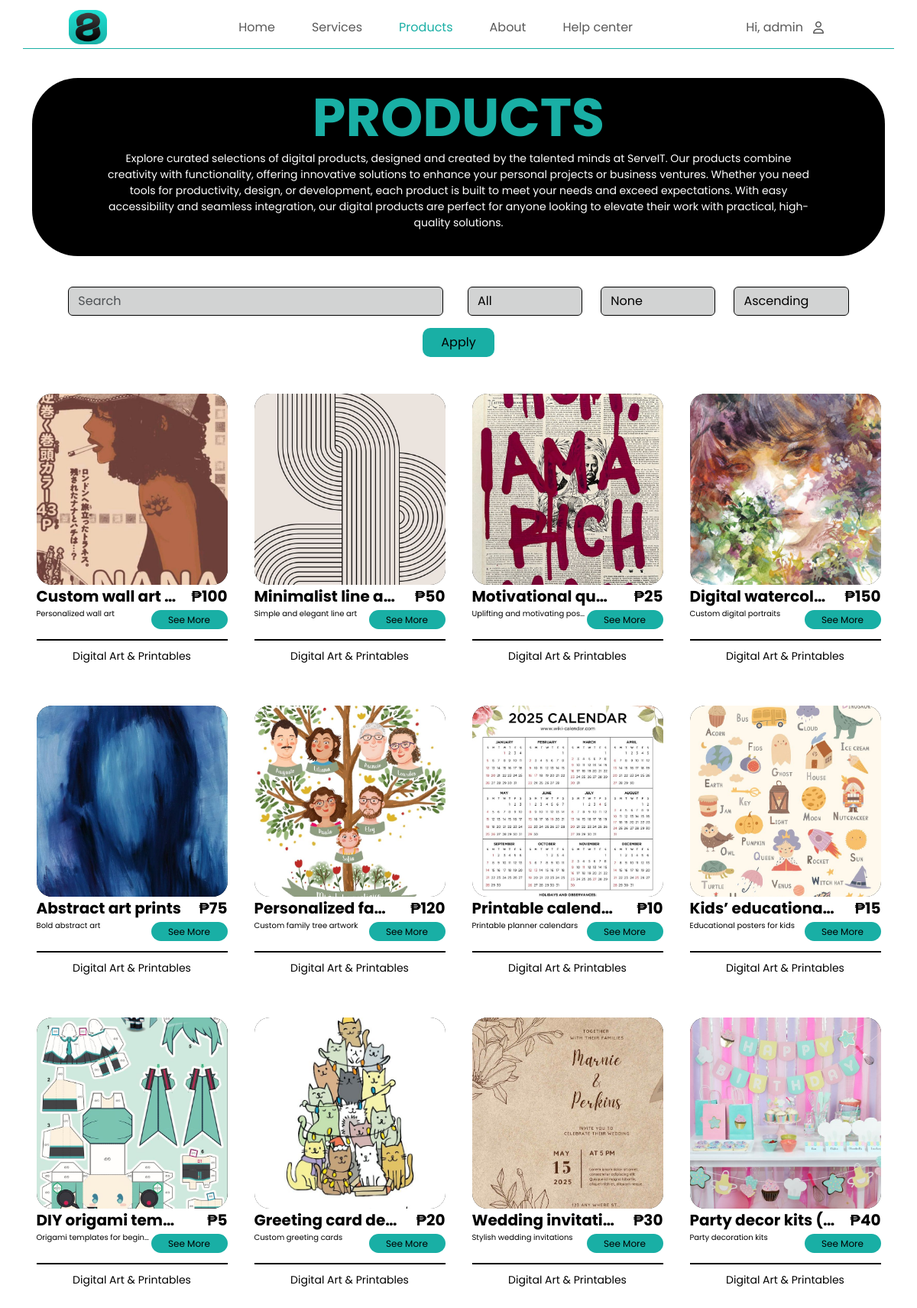
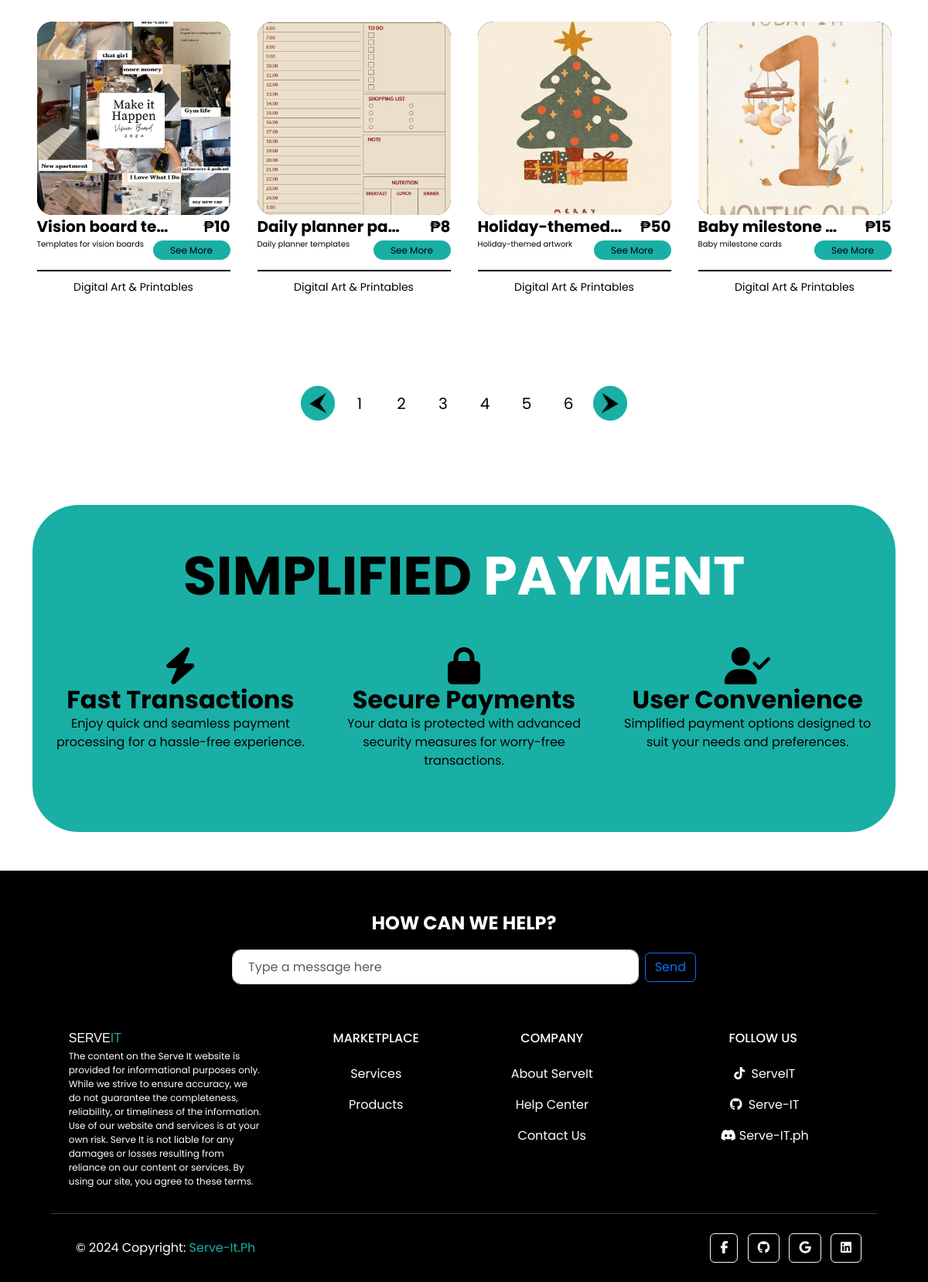
The page /products.php (signed in) on the database its author committed (2 pictures, top to bottom).
### tables this page shows
CREATE TABLE `users` (
  `userID` int(10) NOT NULL,
  `username` varchar(50) NOT NULL,
  `email` varchar(50) NOT NULL,
  `password` varchar(50) NOT NULL,
  `profilePicture` varchar(50) NOT NULL DEFAULT 'default.png',
  `accountDate` timestamp NOT NULL DEFAULT current_timestamp(),
  `phoneNumber` varchar(20) DEFAULT NULL,
  `role` varchar(5) NOT NULL DEFAULT 'user'
);

CREATE TABLE `items` (
  `itemID` int(5) NOT NULL,
  `title` varchar(60) NOT NULL,
  `description` varchar(1500) NOT NULL,
  `price` decimal(10,0) NOT NULL,
  `attachment` varchar(100) NOT NULL,
  `type` varchar(7) NOT NULL,
  `categoryName` varchar(50) DEFAULT NULL,
  `shortDescription` varchar(200) DEFAULT NULL
);

### sharedAssets/connect.php (called while the page is built, shortened)
<?php
function executeQuery($query)
{
    $conn = $GLOBALS['conn'];
    return mysqli_query($conn, $query);
}

### products.php (the view, shortened to what this page needs)
<?php
include("sharedAssets/connect.php");
$searchTerm = '';
$order = isset($_GET['order']) ? $_GET['order'] : '';
$productListQuery = "SELECT * FROM items WHERE type = 'product'";
$productListResult = executeQuery($productListQuery);
?>
<!doctype html>
<html lang="en">
<head>
    <link rel="stylesheet" href="https://cdnjs.cloudflare.com/ajax/libs/font-awesome/6.4.2/css/all.min.css">
    <link href="https://cdn.jsdelivr.net/npm/bootstrap@5.3.3/dist/css/bootstrap.min.css" rel="stylesheet"
>
    <link rel="stylesheet" href="https://cdnjs.cloudflare.com/ajax/libs/animate.css/4.1.1/animate.min.css" />
    <link rel="stylesheet" href="assets/css/nav/nav.css">
    <link rel="stylesheet" href="assets/css/product/product.css">
    <link rel="stylesheet" href="assets/css/footer/footer.css">
</head>
<body>
    <?php include("sharedAssets/nav.php") ?>
    <div class="container animate__animated animate__fadeIn" style="margin-top: 30px;">
        <div class="row">
            <div class="col">
                <div class="card">
                    <div class="card-body">
                        <div class="card-title">PRODUCTS</div>
                        <p class="card-text text-center mb-3">Explore curated selections of digital products, designed
                            and created by the talented minds at ServeIT. Our products combine creativity with
                            functionality, offering innovative solutions to enhance your personal projects or business
                            ventures. Whether you need tools for productivity, design, or development, each product is
                            built to meet your needs and exceed expectations. With easy accessibility and seamless
                            integration, our digital products are perfect for anyone looking to elevate their work with
                            practical, high-quality solutions.
                        </p>
                    </div>
                </div>
            </div>
        </div>
    </div>
    <div class="container mt-4 animate__animated animate__fadeIn">
        <div class="row justify-content-center align-items-center">
            <form class="row w-100 justify-content-center align-items-center">
                <div class="col-lg-6 col-md-6 col-12 d-flex justify-content-center align-items-center pt-3">
                    <input class="search-bar form-control me-2" type="text" name="search" placeholder="Search"
                        value="<?php echo $searchTerm ?>" aria-label="Search">
                </div>
                <div class="col-lg-2 col-md-4 col-4 d-flex justify-content-center align-items-center pt-3">
                    <select class="filter form-control" name="category">
                        <option value="">All</option>
                    </select>
                </div>
                <div class="col-lg-2 col-md-4 col-4 d-flex justify-content-center align-items-center pt-3">
                    <select id="sort" name="sort" class="sort form-control">
                        <option value="">None</option>
                    </select>
                </div>
                <div class="col-lg-2 col-md-4 col-4 d-flex justify-content-center align-items-center pt-3">
                    <select id="order" name="order" class="order form-control">
                        <option <?php if ($order == "ASC")
                                    echo "selected"; ?> value="ASC">Ascending</option>
                    </select>
                </div>
                <div class="col-lg-6 col-md-2 col-12 d-flex justify-content-center pt-3">
                    <button type="submit" class="btnApply btn btn-primary w-100">Apply</button>
                </div>
            </form>
        </div>
    </div>
    <div class="container mt-5">
        <div class="row d-flex justify-content-center align-items-center">
            <?php
            while ($productListRow = mysqli_fetch_assoc($productListResult)) {
            ?>
                <div class="col-lg-3 col-6 d-flex flex-row justify-content-center">
                    <div class="productCard rounded mx-auto">
                        <div class="card-body d-flex flex-column justify-content-center align-items-center">
                            <div class="productImage">
                                <img src="assets/images/items/<?php echo $productListRow['attachment'] ?>"
                                    alt="<?php echo $productListRow['title'] ?>">
                            </div>
                            <div class="w-100 d-flex justify-content-between align-items-center">
                                <span class="productTitle"><?php echo $productListRow['title'] ?></span>
                                <span class="productPrice">₱<?php echo $productListRow['price'] ?></span>
                            </div>
                            <div class="w-100 d-flex justify-content-between align-items-center">
                                <p class="productDescription"><?php echo $productListRow['shortDescription'] ?></p>
                                <a href="productInfo.php?itemID=<?php echo $productListRow['itemID'] ?>">
                                    <button class="btnSeeMore rounded-pill">See More</button>
                                </a>
                            </div>
                            <div class="line" style="border-top: 2px solid black; width: 100%; margin: 10px 0;"></div>
                            <div class="category">
                                <span><?php echo $productListRow['categoryName'] ?></span>
                            </div>
                        </div>
                    </div>
                </div>
            <?php
            }
            ?>
        </div>
    </div>
    <div class="container py-5">
        <div class="row">
            <div class="col">
                <nav aria-label="pageNavigation">
                    <ul class="pagination">
                        <li class="page-item" onclick="previousPage()">
                            <a class="page-link" href="#" aria-label="Previous">
                                <img src="assets/images/about/prev.png" alt="Previous">
                            </a>
                        </li>
                        <li class="page-item" onclick="goToPage(1)">
                            <a class="page-link" href="#">1</a>
                        </li>
                        <li class="page-item" onclick="goToPage(2)">
                            <a class="page-link" href="#">2</a>
                        </li>
                        <li class="page-item" onclick="goToPage(3)">
                            <a class="page-link" href="#">3</a>
                        </li>
                        <li class="page-item" onclick="goToPage(4)">
                            <a class="page-link" href="#">4</a>
                        </li>
                        <li class="page-item" onclick="goToPage(5)">
                            <a class="page-link" href="#">5</a>
                        </li>
                        <li class="page-item" onclick="goToPage(6)">
                            <a class="page-link" href="#">6</a>
                        </li>
                        <li class="page-item" onclick="nextPage()">
                            <a class="page-link" href="#" aria-label="Next">
                                <img src="assets/images/about/next.png" alt="Next">
                            </a>
                        </li>
                    </ul>
                </nav>
            </div>
        </div>
    </div>
    <?php include("sharedAssets/smpayment.php"); ?>
    <?php include("sharedAssets/footer.php") ?>
</body>
</html>

### sharedAssets/nav.php (shortened to what this page needs)
<?php
$userquery = "SELECT * FROM users WHERE userID = '$userID'";
$userresult = executeQuery($userquery);
if (mysqli_num_rows($userresult) > 0) {
  while ($currentUserinfo = mysqli_fetch_assoc($userresult)) {
    $userName = $currentUserinfo["username"];
  }
}
?>
<nav class="navbar navbar-expand-lg ">
  <div class="container nav-bar-style">
    <a class="navbar-brand mx-5" href="index.php"><img src="assets/images/nav/logo-nav.png" style="width: 50px; height: 45px;"></a>
    <div class="collapse navbar-collapse" id="navbarNavDropdown">
      <ul class="navbar-nav mx-auto flex-grow-1 justify-content-center">
        <li class="nav-item mx-3">
          <a class="nav-link active1" aria-current="page" href="index.php">Home</a>
        </li>
        <li class="nav-item mx-3">
          <a class="nav-link active2" href="services.php">Services</a>
        </li>
        <li class="nav-item mx-3">
          <a class="nav-link active3" href="products.php">Products</a>
        </li>
        <li class="nav-item mx-3">
          <a class="nav-link active4" href="about.php">About</a>
        </li>
        <li class="nav-item mx-3">
          <a class="nav-link active5" href="helpCenter.php">Help center</a>
        </li>
      </ul>
      <ul class="navbar-nav ms-auto mx-5">
        <li class="nav-item dropdown mx-3">
          <a class="nav-link dropdown-toggle" href="#" role="button" data-bs-toggle="dropdown" aria-expanded="false">
            Hi, <?php echo $userName ?><i class="fa-regular fa-user p-2"></i>
          </a>
        </li>
      </ul>
    </div>
  </div>
</nav>

### assets/css/nav/nav.css (style rules this page uses)
body { font-family: "Poppins", sans-serif; }
.navbar { background-color: transparent !important; }
.nav-bar-style { border-bottom: 1px solid #19afa5; }
.nav-link { position: relative; transition: color 0.3s ease; }
.nav-link::after { content: ""; position: absolute; left: 0; bottom: 0px; width: 0; height: 3px; background: #19afa5; transition: width 0.3s ease; }
.dropdown-toggle { background: none; border: none !important; padding: 0; display: flex; align-items: center; gap: 5px; }
.dropdown-toggle::after { border: none !important; }
body { background-color: white; color: #181818; transition: background-color 0.3s, color 0.3s; }
.dropdown { background: none; border: none !important; padding: 0; display: flex; align-items: center; gap: 5px; color: inherit; }

### assets/css/product/product.css (style rules this page uses)
* { margin: 0; padding: 0; }
body { margin: 0; padding: 0; justify-content: center; align-items: center; overflow-x: hidden; }
.container { display: flex; justify-content: center; align-items: center; }
.card { width: 100%; max-width: 1190px; height: auto; max-height: auto; background-color: black; border-radius: 60px; justify-content: center; }
.card-title { color: #19afa5; font-size: 70px; text-align: center; font-weight: bold; line-height: 1; }
.card-text { color: white; font-size: 14px; text-align: justify; padding-left: 10vh; padding-right: 10vh; }
.search-bar { color: black; background-color: #d2d3d3; border-color: black; max-width: 100%; }
.filter { color: black; background-color: #d2d3d3; border-color: black; width: 100%; }
.sort { color: black; background-color: #d2d3d3; border-color: black; width: 100%; }
.order { color: black; background-color: #d2d3d3; border-color: black; width: 100%; }
.btnApply { width: 100%; max-width: 94px; height: 38px; border-radius: 10px; border: none; color: black; background-color: #19afa5; }
.productCard { width: 250px; height: 378px; background-color: #fff; border-radius: 20px; margin-bottom: 30px; margin-right: auto; margin-left: auto; }
.productImage { width: 100%; height: 250px; background-color: black; border-radius: 20px; object-fit: cover; }
.productImage img { width: 100%; height: 100%; object-fit: cover; border-radius: 20px; }
.productTitle { font-size: 20px; font-weight: bold; white-space: nowrap; overflow: hidden; text-overflow: ellipsis; width: 190px; }
.productPrice { font-size: 20px; font-weight: bold; }
.productDescription { font-size: 10px; white-space: nowrap; overflow: hidden; text-overflow: ellipsis; width: 150px; }
.btnSeeMore { background-color: #19afa5; width: 100px; height: 25px; border: none; font-size: 12px; }
.category { text-align: center; font-size: 14px; }
.pagination { height: 75px; display: flex; justify-content: center; align-items: center; gap: 5px; }
.page-item .page-link { display: flex; justify-content: center; align-items: center; width: 50px; height: 50px; text-align: center; font-size: 20px; line-height: 50px; border: none; border-radius: 5px; color: black; }
.page-item .page-link img { width: 45px; height: 45px; object-fit: contain; }
.productPrice { font-size: 20px; font-weight: bold; color: black; }
.productDescription { font-size: 10px; color: black; }

### assets/css/footer/footer.css (style rules this page uses)
a { text-decoration: none!important; color: white; }

### products.php (style rules this page uses)
.active3 { color: #19AFA5; }

### rows shown on the page
users: username "admin"
items: attachment (picture), title "Custom wall art…", price "100", shortDescription "Personalized wall art", categoryName "Digital Art & Printables"
items: attachment (picture), title "Minimalist line a…", price "50", shortDescription "Simple and elegant line art", categoryName "Digital Art & Printables"
items: attachment (picture), title "Motivational qu…", price "25", shortDescription "Uplifting and motivating pos…", categoryName "Digital Art & Printables"
items: attachment (picture), title "Digital watercol…", price "150", shortDescription "Custom digital portraits", categoryName "Digital Art & Printables"
items: attachment (picture), title "Abstract art prints", price "75", shortDescription "Bold abstract art", categoryName "Digital Art & Printables"
items: attachment (picture), title "Personalized fa…", price "120", shortDescription "Custom family tree artwork", categoryName "Digital Art & Printables"
items: attachment (picture), title "Printable calend…", price "10", shortDescription "Printable planner calendars", categoryName "Digital Art & Printables"
items: attachment (picture), title "Kids’ educationa…", price "15", shortDescription "Educational posters for kids", categoryName "Digital Art & Printables"
items: attachment (picture), title "DIY origami tem…", price "5", shortDescription "Origami templates for begin…", categoryName "Digital Art & Printables"
items: attachment (picture), title "Greeting card de…", price "20", shortDescription "Custom greeting cards", categoryName "Digital Art & Printables"
items: attachment (picture), title "Wedding invitati…", price "30", shortDescription "Stylish wedding invitations", categoryName "Digital Art & Printables"
items: attachment (picture), title "Party decor kits (…", price "40", shortDescription "Party decoration kits", categoryName "Digital Art & Printables"
items: attachment (picture), title "Vision board te…", price "10", shortDescription "Templates for vision boards", categoryName "Digital Art & Printables"
items: attachment (picture), title "Daily planner pa…", price "8", shortDescription "Daily planner templates", categoryName "Digital Art & Printables"
items: attachment (picture), title "Holiday-themed…", price "50", shortDescription "Holiday-themed artwork", categoryName "Digital Art & Printables"
items: attachment (picture), title "Baby milestone…", price "15", shortDescription "Baby milestone cards", categoryName "Digital Art & Printables"
